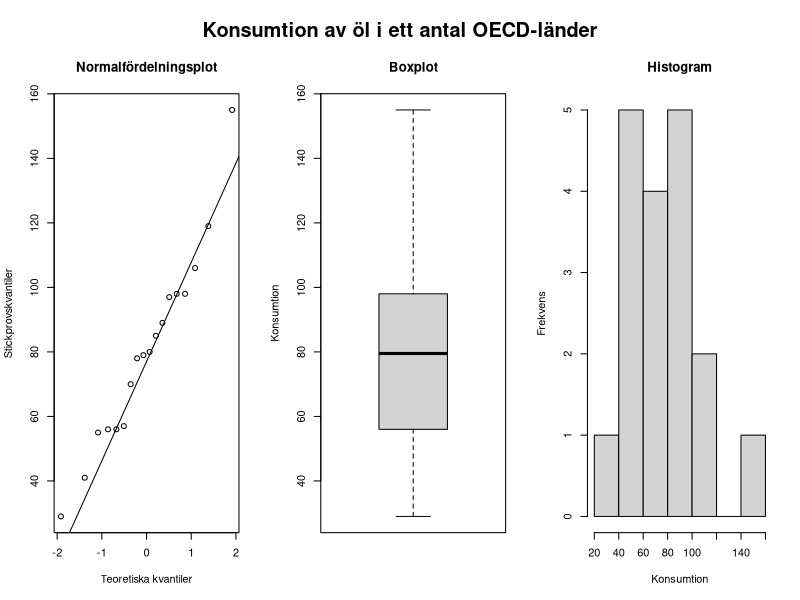
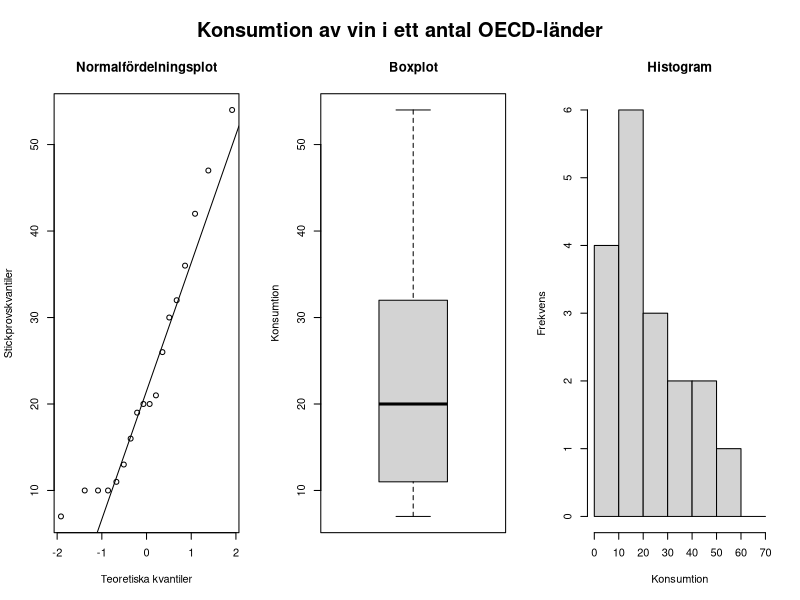
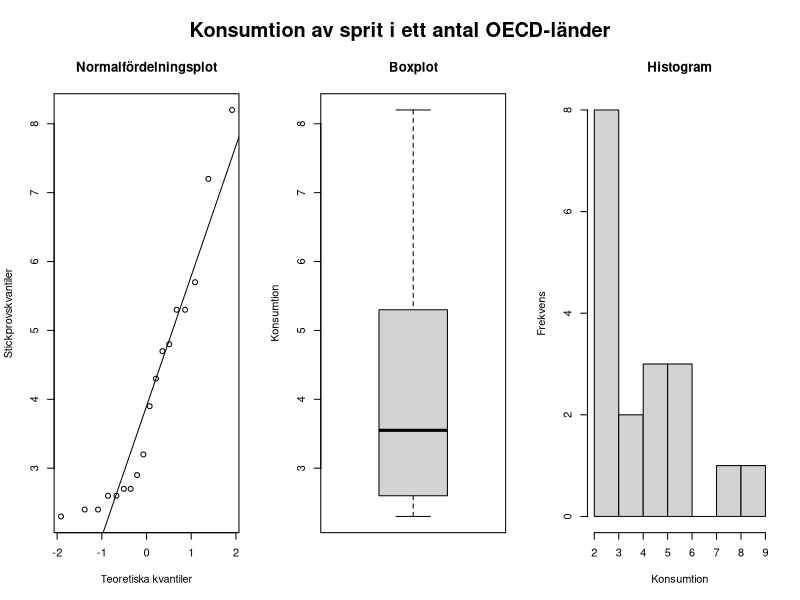
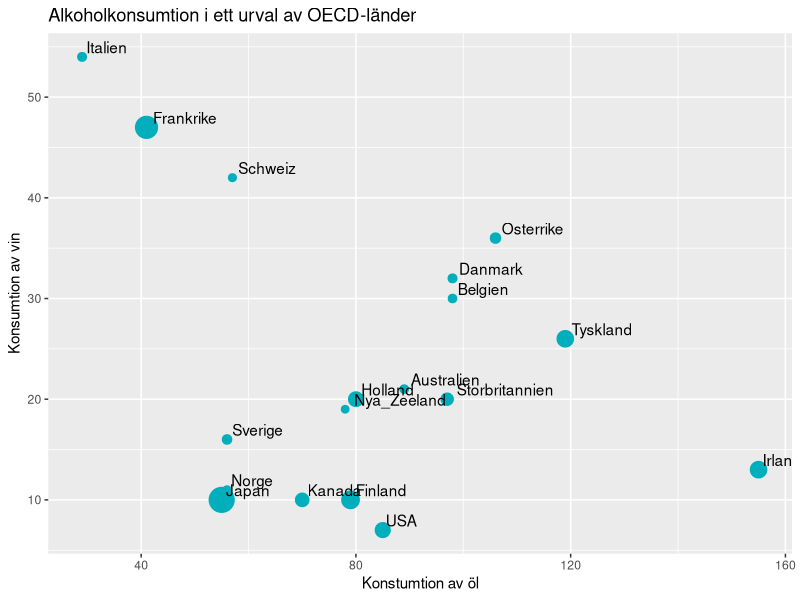
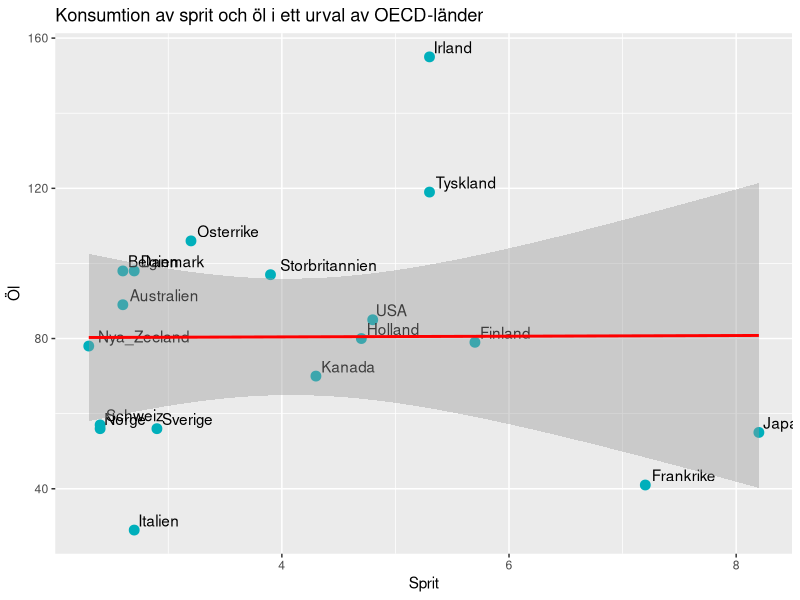
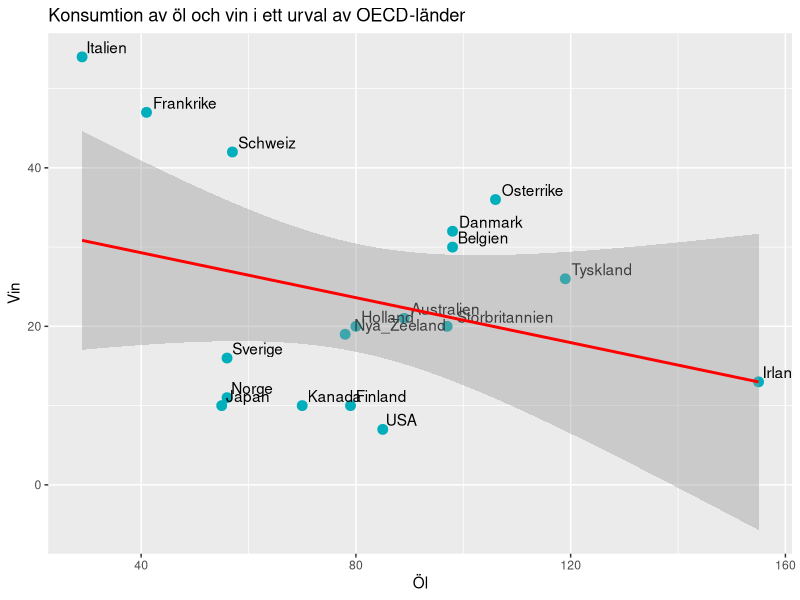
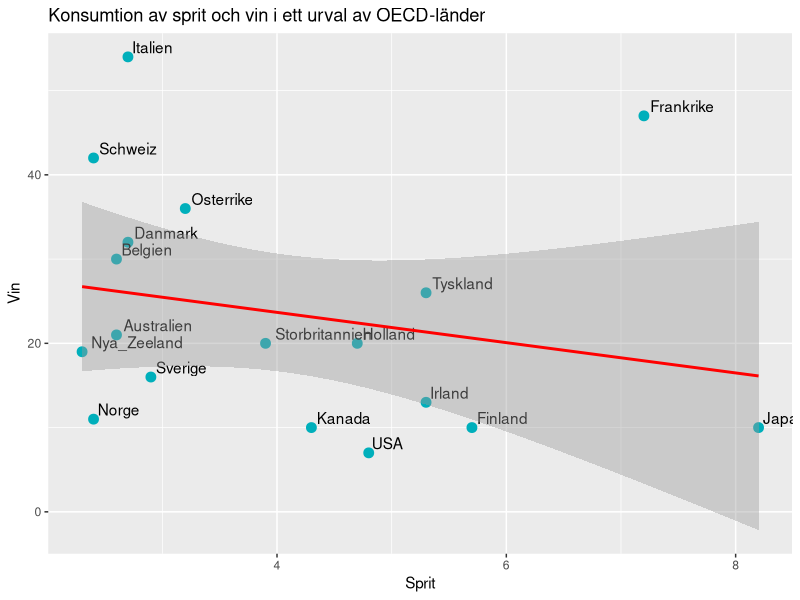

Write the R code that produced these figures, in order.
## ---- chunk 1
alkohol_OECD <- read.csv("olvinsprit.csv", header = TRUE) # läser in data

land <- alkohol_OECD$Land # extraherar och läser in kolonner som vektorer
öl <- alkohol_OECD$beer
vin <- alkohol_OECD$vin
sprit <- alkohol_OECD$sprit

alkohol_OECD # visar data
## ---- chunk 2
old_par <- par(mfrow = c(1, 3), oma=c(0,0,3,0))

qqnorm(öl,
       xlab = "Teoretiska kvantiler",
       ylab = "Stickprovskvantiler",
       main = "Normalfördelningsplot")
qqline(öl)

boxplot(öl,
        ylab = "Konsumtion",
        main = "Boxplot")

hist(öl,
     xlab = "Konsumtion",
     ylab = "Frekvens",
     main = "Histogram") 

mtext("Konsumtion av öl i ett antal OECD-länder", outer = TRUE, cex = 1.2, font = 2)
## ---- chunk 3
old_par <- par(mfrow = c(1, 3), oma=c(0,0,3,0))

qqnorm(vin,
       xlab = "Teoretiska kvantiler",
       ylab = "Stickprovskvantiler",
       main = "Normalfördelningsplot")
qqline(vin)

boxplot(vin,
        ylab = "Konsumtion",
        main = "Boxplot")

hist(vin,
     breaks = seq(from = 0, to = 70, by = 10),
     xlab = "Konsumtion",
     ylab = "Frekvens",
     main = "Histogram") 

mtext("Konsumtion av vin i ett antal OECD-länder", outer = TRUE, cex = 1.2, font = 2)
## ---- chunk 4
old_par <- par(mfrow = c(1, 3), oma=c(0,0,3,0))

qqnorm(sprit,
       xlab = "Teoretiska kvantiler",
       ylab = "Stickprovskvantiler",
       main = "Normalfördelningsplot")
qqline(sprit)

boxplot(sprit,
        ylab = "Konsumtion",
        main = "Boxplot")

hist(sprit,
     xlab = "Konsumtion",
     ylab = "Frekvens",
     main = "Histogram") 
mtext("Konsumtion av sprit i ett antal OECD-länder", outer = TRUE, cex = 1.2, font = 2)
## ---- chunk 5
library(tidyverse) # laddar paket för att kunna använda ggplot

gg_alkohol <- ggplot(alkohol_OECD, aes(x=öl, y=vin, label=Land)) + # väljer data
  geom_point(col = "#00AFBB", size = sprit) + # lägger till punkter
  geom_text(hjust=-0.1, vjust=-0.3) + #  justerar labels position
  labs(title="Alkoholkonsumtion i ett urval av OECD-länder",
       y="Konsumtion av vin",
       x="Konstumtion av öl")

plot(gg_alkohol)
## ---- chunk 6

sprit_öl <- ggplot(alkohol_OECD, aes(x=sprit, y=öl, label=Land)) + # väljer data
  geom_point(col = "#00AFBB", size = 3) + # lägger till punkter
  geom_text(hjust=-0.1, vjust=-0.3) + # justerar labels position
  geom_smooth(method="lm", col="red") + # lägger till trendlinje, inkl. konfidensintervall
  labs(title="Konsumtion av sprit och öl i ett urval av OECD-länder",
       x="Sprit",
       y="Öl")

plot(sprit_öl)
## ---- chunk 7
öl_vin <- ggplot(alkohol_OECD, aes(x=öl, y=vin, label=land)) + # väljer data
  geom_point(col = "#00AFBB", size = 3) + # lägger till punkter
  geom_text(hjust=-0.1, vjust=-0.3) + # justerar labels position
  geom_smooth(method="lm", col="red") + # lägger till trendlinje, inkl. konfidensintervall
  labs(title="Konsumtion av öl och vin i ett urval av OECD-länder",
       x="Öl",
       y="Vin")

plot(öl_vin)
## ---- chunk 8
sprit_vin <- ggplot(alkohol_OECD, aes(x=sprit, y=vin, label=land)) + # väljer data
  geom_point(col = "#00AFBB", size = 3) + # lägger till punkter
  geom_text(hjust=-0.1, vjust=-0.3) + # justerar labels position
  geom_smooth(method="lm", col="red") + # lägger till trendlinje, inkl. konfidensintervall
  labs(title="Konsumtion av sprit och vin i ett urval av OECD-länder",
       x="Sprit",
       y="Vin")

plot(sprit_vin)
